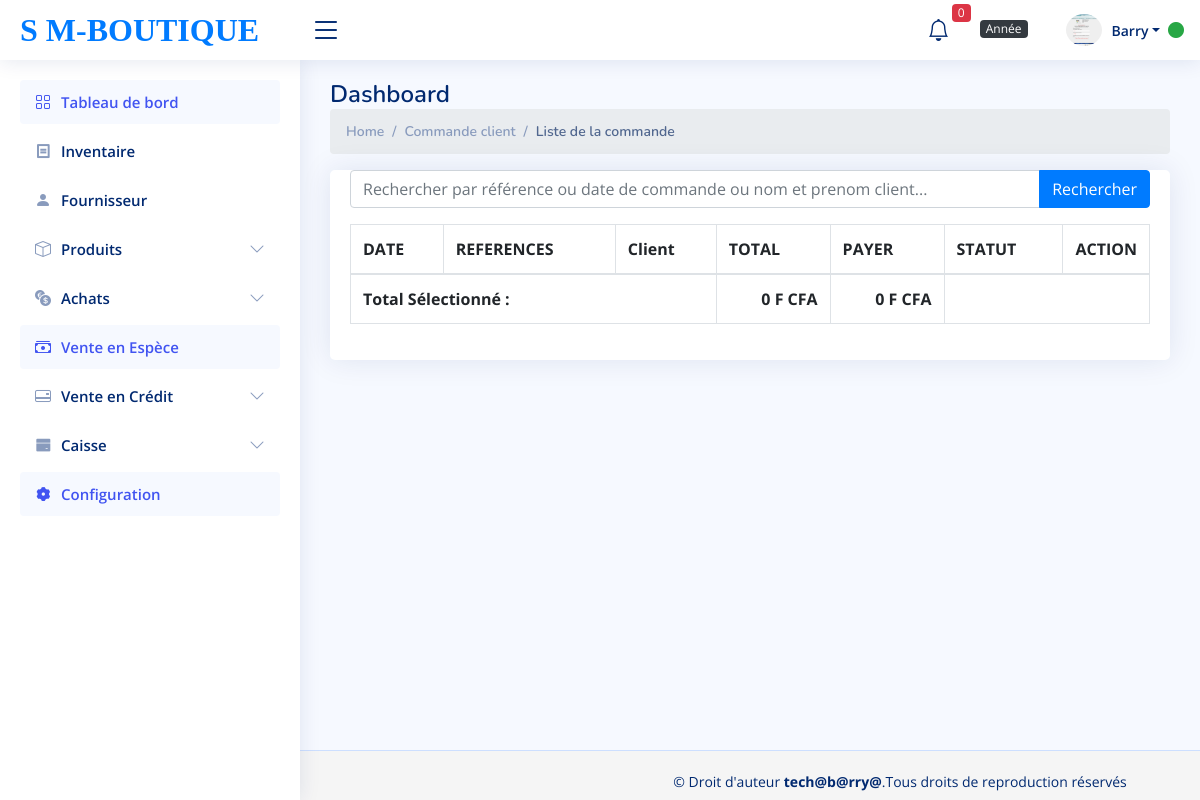
/liste_commande_client.php (signed in), run on an earlier commit of the app's database.
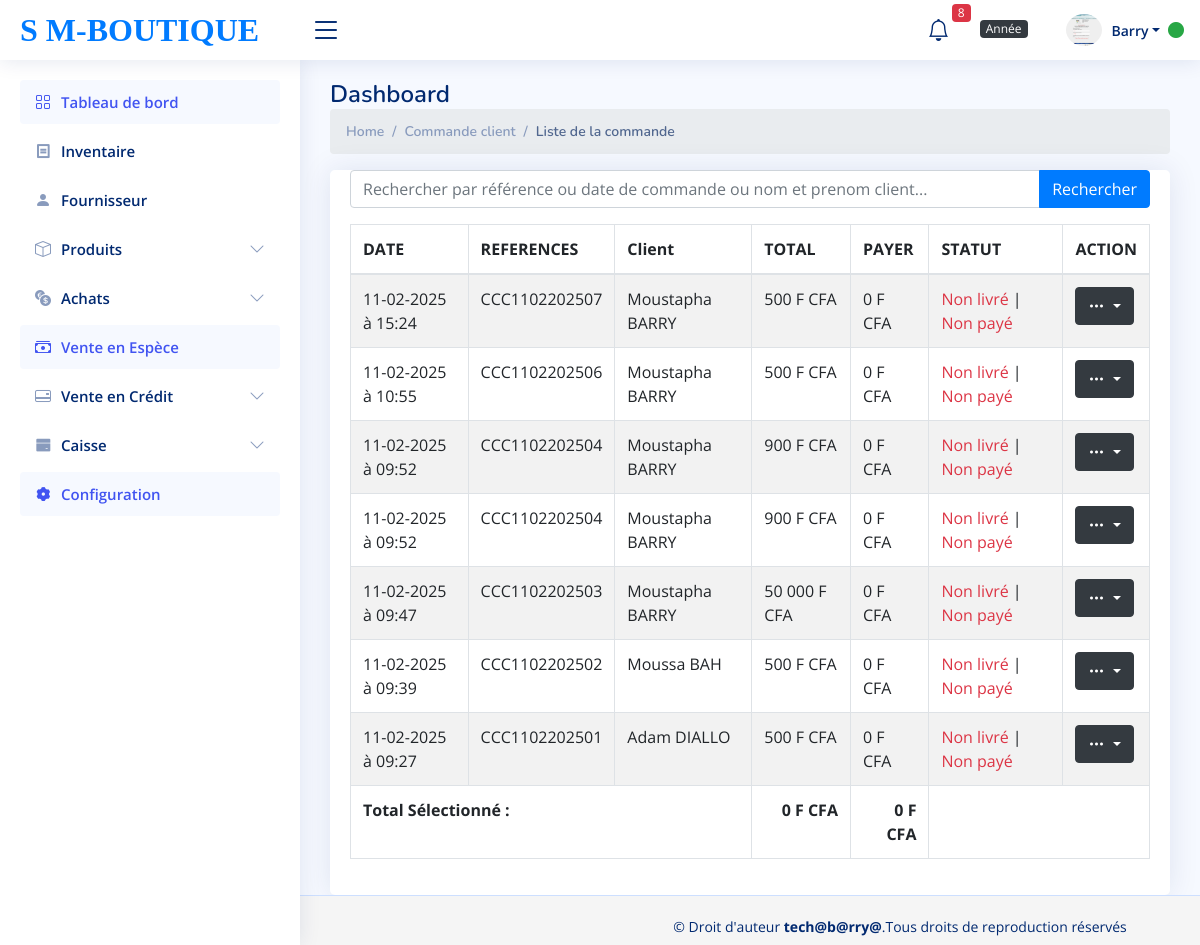
And on a later commit of the database.
### tables this page shows
CREATE TABLE `commande_client` (
  `id_cmd_client` int(11) NOT NULL,
  `id_client_gr` int(11) NOT NULL,
  `date_cmd_client` datetime NOT NULL,
  `reference` varchar(255) NOT NULL,
  `total` int(100) NOT NULL,
  `paie` int(11) DEFAULT 0,
  `id_utilisateur` int(11) NOT NULL
);

CREATE TABLE `client_grossiste` (
  `id_client_gr` int(11) NOT NULL,
  `nom_client_grossiste` varbinary(100) NOT NULL,
  `prenom_du_client_grossiste` varchar(100) NOT NULL,
  `ville_client_grossiste` varchar(100) NOT NULL,
  `contact_client_grossiste` varchar(100) NOT NULL
);

### liste_commande_client.php (called while the page is built, shortened)
<?php
require_once('autoload.php');
$liste_cmnd_cl = new CommandeClient();
$liste_commandes_recentes = $liste_cmnd_cl->listRecentCommands(10);
?>
<?php require_once('view/liste_commande_client.view.php') ?>

### autoload.php (called while the page is built, shortened)
<?php
spl_autoload_register (function ($class_name)
{
    $fils="classes/".$class_name.'.php';
});

### classes/Fonction.php (called while the page is built, shortened)
<?php
class Fonction{
        public function database(){
            $this->DB_HOST="127.0.0.1";
            $this->DB_NAME="db_supermarche";
            $this->DB_USERNAME="root";
            $this->DB_PASSWORD='';
             $bdd=new PDO("mysql:host=".$this->DB_HOST.";dbname=". $this->DB_NAME,
            $this->DB_USERNAME  ,$this->DB_PASSWORD);
            return $bdd;
        }
    public function recuperation_fonction_tri($select_partie, $tables, $data = [], $all = null){
        $bdd = $this->database();
        $requete = "SELECT $select_partie FROM $tables";
        $monFetch = $bdd->prepare($requete);
        $monFetch->execute($data);
        if(isset($all) && in_array(strtolower($all), ["all", "al"])) {
            return $monFetch->fetchAll(PDO::FETCH_OBJ);
        } else {
            return $monFetch->fetch(PDO::FETCH_OBJ);
        }
    }
}

### classes/CommandeClient.php (called while the page is built, shortened)
<?php
class CommandeClient extends Fonction{
      public function listRecentCommands($limit){
      $recuperer_afficher_cmnd_recentes = $this->recuperation_fonction_tri("*", "commande_client JOIN client_grossiste
                  ON client_grossiste.id_client_gr=commande_client.id_client_gr ORDER BY date_cmd_client DESC LIMIT $limit", [], "all");
      return $recuperer_afficher_cmnd_recentes;
      }
}

### view/liste_commande_client.view.php (the view, shortened to what the changed rows need)
<!DOCTYPE html>
<html lang="en">
<head>
    <?php require_once('partials/header.php');?>
</head>
<body>
    <?php require_once('partials/sidebar.php');?>
    <?php require_once('partials/navbar.php');?>
    <main id="main" class="main">
        <div class="pagetitle">
      <h1>Dashboard</h1>
    </div>
        <section class="section">
            <div class="row">
                <div class="col-lg-12">
                    <div class="card">
                        <div class="card-body">
                            <table class="table  table-bordered table-striped search-table" id="main-table">
                                <thead>
                                    <tr>
                                        <th>DATE</th>
                                        <th>REFERENCES</th>
                                        <th>Client</th>
                                        <th>TOTAL</th>
                                        <th>PAYER</th>
                                        <th>STATUT</th>
                                        <th width='3%'>ACTION</th>
                                    </tr>
                                </thead>
                                <tbody>
                                    <?php
                                    foreach ($liste_commandes_recentes as $affiche) {
                                        $somme_qte = $bdd->prepare("SELECT SUM(quantite) as qte FROM ligne_commande_client
                                        WHERE id_cmd_client=$affiche->id_cmd_client");
                                        $somme_qte->execute();
                                        $ro = $somme_qte->fetch(PDO::FETCH_ASSOC);
                                        $somme = $ro['qte'];
                                        $somme_qte_liv = $bdd->prepare("SELECT SUM(qte_livre) as qli FROM ligne_commande_client
                                        WHERE id_cmd_client=$affiche->id_cmd_client");
                                        $somme_qte_liv->execute();
                                        $row = $somme_qte_liv->fetch(PDO::FETCH_ASSOC);
                                        $som = $row['qli'];
                                    ?>
                                        <tr class="selectable-row">
                                            <td><?= date_format(date_create($affiche->date_cmd_client), 'd-m-Y à H:i') ?></td>
                                            <td><?= $affiche->reference ?></td>
                                            <td><?= $affiche->prenom_du_client_grossiste.' '.$affiche->nom_client_grossiste ?></td>
                                            <td class="total"><?= number_format($affiche->total, 0, ',', ' ') ?> F CFA</td>
                                            <td class="paie"><?= number_format($affiche->paie, 0, ',', ' ') ?> F CFA</td>
                                            <td>
                                                <?php
                                                if ($som == 0) {
                                                    echo " <span class='text-danger'> Non livré </span>";
                                                } elseif ($somme > $som && $som > 0) {
                                                    echo " <span class='text-info'> Livraison partielle </span>";
                                                } else {
                                                    echo "<span class='text-success'> Livré </span>";
                                                }
                                                echo "|";
                                                if ($affiche->paie == 0) {
                                                    echo "<span class='text-danger'> Non payé </span>";
                                                } elseif ($affiche->total > $affiche->paie && $affiche->paie > 0) {
                                                    echo "<span class='text-info'> Payé partiellement </span>";
                                                } else {
                                                    echo "<span class='text-success'> Payé </span>";
                                                }
                                                ?>
                                            </td>
                                            <td scope="col">
                                               <div class="dropdown">
                                                <button class="btn btn-dark dropdown-toggle" type="button" id="dropdownMenuButton" data-bs-toggle="dropdown" aria-haspopup="true" aria-expanded="false">
                                                    <i class="bi bi-three-dots text-center"></i>
                                                </button>
                                               </div>
                                            </td>
                                        </tr>
                                    <?php } ?>
                                </tbody>
                                 <tfoot>
                                    <tr>
                                        <th colspan="3" class="text-left">Total Sélectionné :</th>
                                        <th id="selected-total" class="text-right">0 F CFA</th>
                                        <th id="selected-paie" class="text-right">0 F CFA</th>
                                    </tr>
                                </tfoot>
                            </table>
                        </div>
                    </div>
                </div>
            </div>
        </section>
    </main>
</body>
</html>

### partials/navbar.php (shortened to what the changed rows need)
  <?php
  require_once ('partials/database.php');
    $alerte_article_query = "SELECT * FROM tbl_product WHERE stock <= alerte_article";
    $alerte_articles = $bdd->query($alerte_article_query);
    $stock_alerte = $alerte_articles->rowCount();
  ?>
 <header id="header" class="header fixed-top d-flex align-items-center">
<nav class="header-nav ms-auto">
  <ul class="d-flex align-items-center">
    <li class="nav-item dropdown">
      <a class="nav-link nav-icon" href="#" data-bs-toggle="dropdown">
          <i class="bi bi-bell"></i>
          <span class="badge bg-danger badge-number"><?= $stock_alerte ?></span>
      </a>
    </li>
  </ul>
</nav>
</header>

What changed in the data, as far as the page shows it:
added commande_client: date_cmd_client "11-02-2025 à 15:24", reference "CCC1102202507", id_client_gr.prenom_du_client_grossiste "Moustapha", id_client_gr.nom_client_grossiste "BARRY", total "500", paie "0", shows "Non payé"
added commande_client: date_cmd_client "11-02-2025 à 10:55", reference "CCC1102202506", id_client_gr.prenom_du_client_grossiste "Moustapha", id_client_gr.nom_client_grossiste "BARRY", total "500", paie "0", shows "Non payé"
added commande_client: date_cmd_client "11-02-2025 à 09:52", reference "CCC1102202504", id_client_gr.prenom_du_client_grossiste "Moustapha", id_client_gr.nom_client_grossiste "BARRY", total "900", paie "0", shows "Non payé"
added commande_client: date_cmd_client "11-02-2025 à 09:52", reference "CCC1102202504", id_client_gr.prenom_du_client_grossiste "Moustapha", id_client_gr.nom_client_grossiste "BARRY", total "900", paie "0", shows "Non payé"
added commande_client: date_cmd_client "11-02-2025 à 09:47", reference "CCC1102202503", id_client_gr.prenom_du_client_grossiste "Moustapha", id_client_gr.nom_client_grossiste "BARRY", total "50 000", paie "0", shows "Non payé"
added commande_client: date_cmd_client "11-02-2025 à 09:39", reference "CCC1102202502", id_client_gr.prenom_du_client_grossiste "Moussa", id_client_gr.nom_client_grossiste "BAH", total "500", paie "0", shows "Non payé"
added commande_client: date_cmd_client "11-02-2025 à 09:27", reference "CCC1102202501", id_client_gr.prenom_du_client_grossiste "Adam", id_client_gr.nom_client_grossiste "DIALLO", total "500", paie "0", shows "Non payé"
Also different on the page:
$stock_alerte: "0" → "8"
